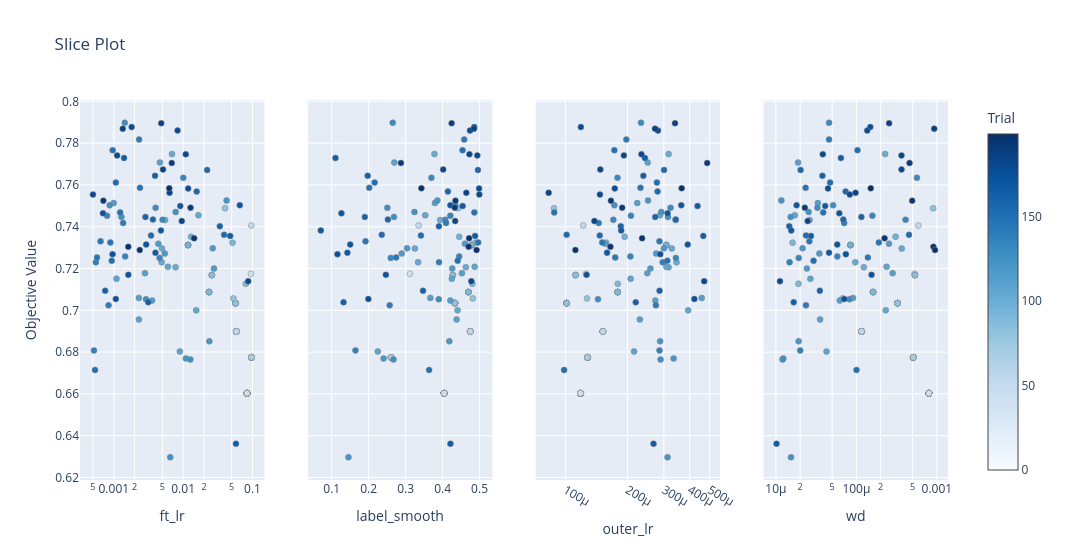

The notebook cell saved with this chart:
### Code cell
fig_slice = plot_slice(study, params=params_to_plot_OPT)
fig_slice.show()

### Figure 1 — Plotly figure (JSON) as saved in the notebook; plotly's stock layout.template omitted (floating-point values rounded to 4 significant figures; data arrays with more than 128 entries replaced by an {"elided": "..."} marker saying what was removed)
{"data": [{"marker": {"color": {"elided": "168 int values"}, "colorbar": {"title": {"text": "Trial"}, "x": 1, "xpad": 40}, "colorscale": [[0, "rgb(247,251,255)"], [0.125, "rgb(222,235,247)"], [0.25, "rgb(198,219,239)"], [0.375, "rgb(158,202,225)"], [0.5, "rgb(107,174,214)"], [0.625, "rgb(66,146,198)"], [0.75, "rgb(33,113,181)"], [0.875, "rgb(8,81,156)"], [1, "rgb(8,48,107)"]], "line": {"color": "Grey", "width": 0.5}, "showscale": true}, "mode": "markers", "name": "Feasible Trial", "showlegend": false, "type": "scatter", "x": {"elided": "168 float values"}, "xaxis": "x", "y": {"elided": "168 float values"}, "yaxis": "y"}, {"marker": {"color": {"elided": "168 int values"}, "colorbar": {"title": {"text": "Trial"}, "x": 1, "xpad": 40}, "colorscale": [[0, "rgb(247,251,255)"], [0.125, "rgb(222,235,247)"], [0.25, "rgb(198,219,239)"], [0.375, "rgb(158,202,225)"], [0.5, "rgb(107,174,214)"], [0.625, "rgb(66,146,198)"], [0.75, "rgb(33,113,181)"], [0.875, "rgb(8,81,156)"], [1, "rgb(8,48,107)"]], "line": {"color": "Grey", "width": 0.5}, "showscale": false}, "mode": "markers", "name": "Feasible Trial", "showlegend": false, "type": "scatter", "x": {"elided": "168 float values"}, "xaxis": "x2", "y": {"elided": "168 float values"}, "yaxis": "y2"}, {"marker": {"color": {"elided": "168 int values"}, "colorbar": {"title": {"text": "Trial"}, "x": 1, "xpad": 40}, "colorscale": [[0, "rgb(247,251,255)"], [0.125, "rgb(222,235,247)"], [0.25, "rgb(198,219,239)"], [0.375, "rgb(158,202,225)"], [0.5, "rgb(107,174,214)"], [0.625, "rgb(66,146,198)"], [0.75, "rgb(33,113,181)"], [0.875, "rgb(8,81,156)"], [1, "rgb(8,48,107)"]], "line": {"color": "Grey", "width": 0.5}, "showscale": false}, "mode": "markers", "name": "Feasible Trial", "showlegend": false, "type": "scatter", "x": {"elided": "168 float values"}, "xaxis": "x3", "y": {"elided": "168 float values"}, "yaxis": "y3"}, {"marker": {"color": {"elided": "168 int values"}, "colorbar": {"title": {"text": "Trial"}, "x": 1, "xpad": 40}, "colorscale": [[0, "rgb(247,251,255)"], [0.125, "rgb(222,235,247)"], [0.25, "rgb(198,219,239)"], [0.375, "rgb(158,202,225)"], [0.5, "rgb(107,174,214)"], [0.625, "rgb(66,146,198)"], [0.75, "rgb(33,113,181)"], [0.875, "rgb(8,81,156)"], [1, "rgb(8,48,107)"]], "line": {"color": "Grey", "width": 0.5}, "showscale": false}, "mode": "markers", "name": "Feasible Trial", "showlegend": false, "type": "scatter", "x": {"elided": "168 float values"}, "xaxis": "x4", "y": {"elided": "168 float values"}, "yaxis": "y4"}], "layout": {"title": {"text": "Slice Plot"}, "width": 1200, "xaxis": {"anchor": "y", "domain": [0, 0.2125], "title": {"text": "ft_lr"}, "type": "log"}, "xaxis2": {"anchor": "y2", "domain": [0.2625, 0.475], "title": {"text": "label_smooth"}}, "xaxis3": {"anchor": "y3", "domain": [0.525, 0.7375], "title": {"text": "outer_lr"}, "type": "log"}, "xaxis4": {"anchor": "y4", "domain": [0.7875, 1], "title": {"text": "wd"}, "type": "log"}, "yaxis": {"anchor": "x", "domain": [0, 1], "title": {"text": "Objective Value"}}, "yaxis2": {"anchor": "x2", "domain": [0, 1], "matches": "y", "showticklabels": false}, "yaxis3": {"anchor": "x3", "domain": [0, 1], "matches": "y", "showticklabels": false}, "yaxis4": {"anchor": "x4", "domain": [0, 1], "matches": "y", "showticklabels": false}}}
